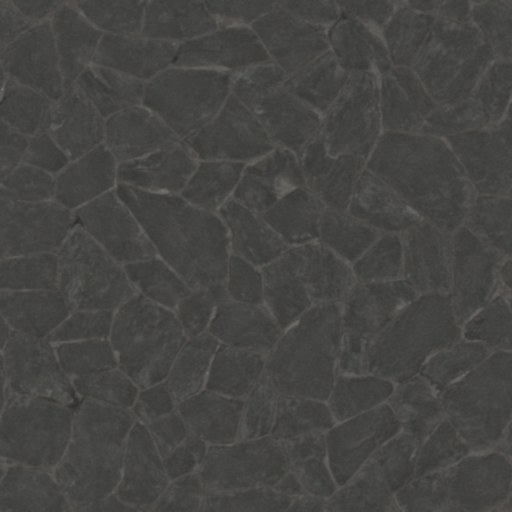
#> input picture palco/biblioteca/arenas/texturas/pedra.jpg, 512 x 512 px
$ python -i capa.py   (imports and definitions only)
#> lines starting #> are read from the running program, lines starting #| are printed output that depends on the picture
#> further down, picture is the input picture: PIL image 512x512 RGB; mean R, G, B 69.9, 69.6, 67.5
# -*- coding: utf-8 -*-
"""A capa da historia — o unico frame que a pessoa ve antes de decidir.

DIAGNOSTICO, com a tela na mao (11/09/2026). Na prateleira de Shorts da casa
do YouTube, "A verdadeira face (Parte 6)" aparecia como um frame cru: dois
homens gritando, sem uma letra na tela. Do lado, na mesma fileira: um cartao
com titulo enorme em duas cores (63 mil views), uma arte desenhada com frase
por cima (1,4 milhao), outra com balao de fala (2,7 milhoes). O nosso tinha
zero.

O video JA desenha o titulo, mas por 2,2 s e com fade — e a miniatura que o
YouTube escolhe sozinho quase nunca cai nesses 2,2 s. Ou seja: o trabalho de
titulo existia e nao chegava em quem estava decidindo.

POR QUE VERTICAL, e nao 1280x720 como a capa dos builds. A capa de builds
serve a pagina do canal e a busca, que sao 16:9. Esta aqui serve a
prateleira de Shorts e o TikTok, que recortam VERTICAL — uma capa 16:9 com o
titulo no meio chega recortada pelas beiradas, e o titulo e justamente a
parte que precisa sobreviver.

O QUE ELA NAO E: um cartao estatico prefixado no video. Isso foi descartado
no canal de builds pelo mesmo motivo que vale aqui — o feed rola, e segurar
meio segundo de placa antes da historia comecar custa exatamente os frames
que decidem. A capa e ARQUIVO separado, entregue no upload.
"""
from __future__ import annotations

from pathlib import Path

from PIL import Image, ImageDraw, ImageEnhance, ImageFilter
from builds.visualization.draw_common import gradient, hex_rgb, load_font

LARGURA, ALTURA = 1080, 1920
# O YouTube recusa miniatura acima de 2 MB. Cair em 2,1 MB depois de todo o
# trabalho e perder a capa na ultima linha, entao a qualidade cede sozinha.
PESO_MAXIMO = 2 * 1024 * 1024
QUALIDADES = (92, 86, 78, 70, 60)

# Quanto a imagem da cena e empurrada. Miniatura compete com outras vinte na
# mesma tela: a mesma imagem que fica bonita em movimento fica apagada
# parada, e o que some primeiro e a cor.
SATURACAO = 1.28
CONTRASTE = 1.14
BRILHO = 1.04

MAX_LINHAS = 4
# Fracao da altura onde a base do titulo se apoia. Nao e o centro: o rosto da
# cena costuma estar no terco de cima, e cobrir o rosto com texto tira o que
# faz a pessoa parar.
Y_BASE = 0.86
LARGURA_UTIL = 0.90


def _preencher(imagem: Image.Image) -> Image.Image:
    """1080x1920 a partir da imagem da cena, sem espremer.

    Retrato: corta o excedente do lado maior. Quadrada ou deitada (fotos 1:1
    desde 14/09/2026): recortar para 9:16 jogaria fora quase metade da
    largura, entao ela entra INTEIRA sobre o borrado dela mesma, no terco de
    cima — o mesmo "nao cortar a foto" que ele pediu para o video.
    """
    origem = imagem.convert("RGB")
    if origem.width / max(1, origem.height) > 0.75:
        escala = max(LARGURA / origem.width, ALTURA / origem.height)
#> escala = 3.75
        fundo = origem.resize((max(1, round(origem.width * escala)),
                               max(1, round(origem.height * escala))),
                              Image.LANCZOS)
        esquerda = (fundo.width - LARGURA) // 2
#> esquerda = 420
        topo = (fundo.height - ALTURA) // 2
#> topo = 0
        fundo = fundo.crop((esquerda, topo, esquerda + LARGURA, topo + ALTURA))
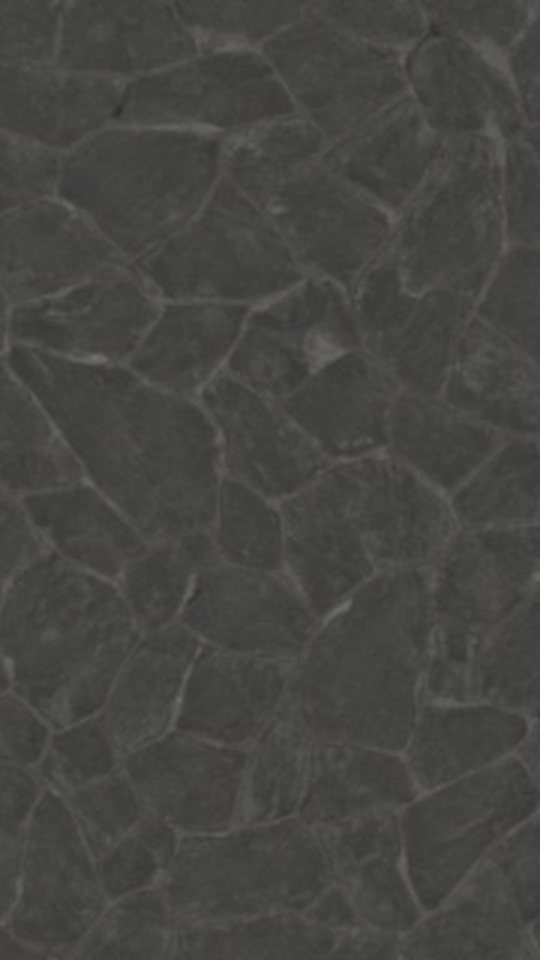
#> fundo: PIL image 1080x1920 RGB (shown at 1/2 size); mean R, G, B 69.9, 69.6, 67.5
        fundo = ImageEnhance.Brightness(
            fundo.filter(ImageFilter.GaussianBlur(40))).enhance(0.55)
        alto = max(1, round(origem.height * LARGURA / origem.width))
#> alto = 1080
        fundo.paste(origem.resize((LARGURA, alto), Image.LANCZOS),
                    (0, max(0, (ALTURA - alto) // 3)))
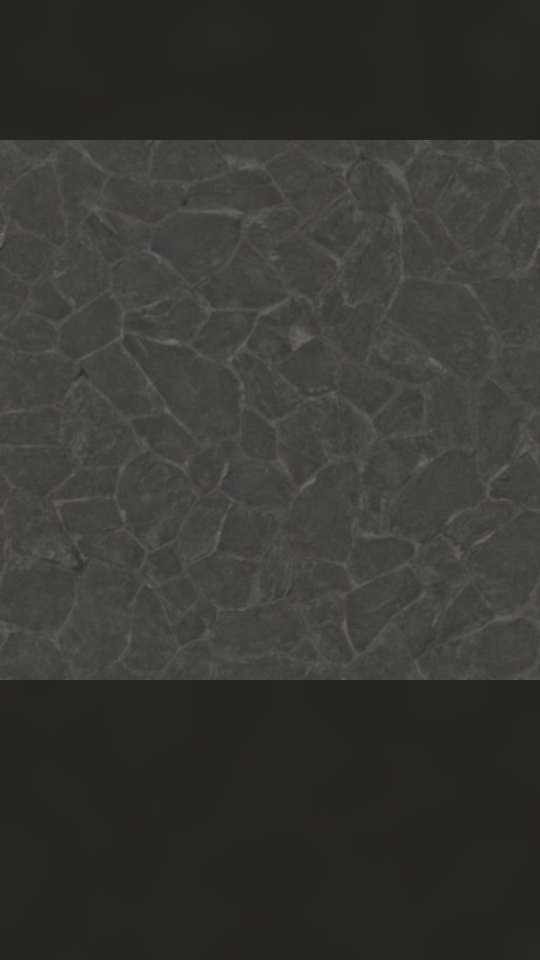
#> fundo: PIL image 1080x1920 RGB (shown at 1/2 size); mean R, G, B 55.9, 55.6, 53.9
        return fundo
    escala = max(LARGURA / origem.width, ALTURA / origem.height)
    novo = (max(1, round(origem.width * escala)),
            max(1, round(origem.height * escala)))
    origem = origem.resize(novo, Image.LANCZOS)
    esquerda = (origem.width - LARGURA) // 2
    # Do TERCO de cima, e nao do centro: em retrato o rosto fica em cima, e
    # cortar centralizado decapita metade das cenas.
    topo = min(max(0, (origem.height - ALTURA) // 3), origem.height - ALTURA)
    return origem.crop((esquerda, topo, esquerda + LARGURA, topo + ALTURA))


def _fundo_de_reserva(cores: dict) -> Image.Image:
    return gradient(LARGURA, ALTURA, cores.get("bg_top", "#0d0b12"),
                    cores.get("bg_bottom", "#191320")).convert("RGB")


# [43 lines left out: functions _realcar, _escurecer_o_pe, sem_o_selo, not called in this run]


PALAVRA_ORFA = 3


# [138 lines left out: functions _quebrar, _tem_orfa, _fonte_e_linhas, _selo_da_parte, _titulo, _gravar and 2 more, not called in this run]


__all__ = ["montar", "caminho", "LARGURA", "ALTURA"]

>>> from PIL import Image
>>> picture = Image.open('../../../palco/biblioteca/arenas/texturas/pedra.jpg')
>>> result = _preencher(picture)
